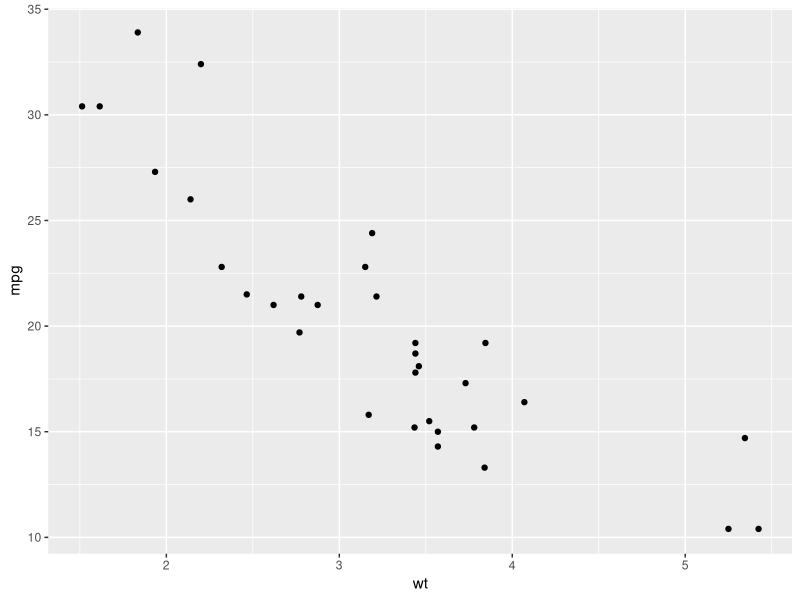
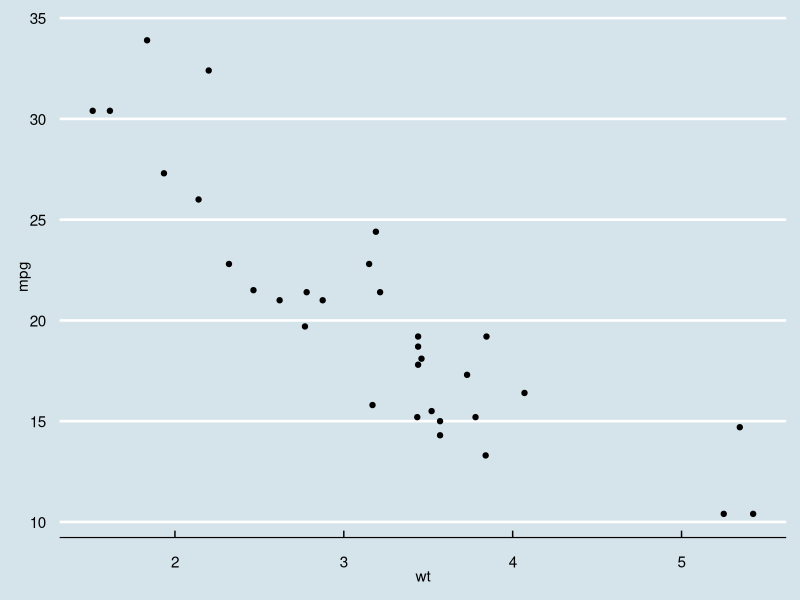

Write R code to recreate these figures, in order.
## ---- chunk 1
knitr::opts_chunk$set(echo = TRUE,warning=F)
## ---- chunk 2
library(ggplot2)
library(ggthemes)

g=ggplot(mtcars,aes(x=wt,y=mpg)) + geom_point()
g
## ---- chunk 3
g + theme_economist()
